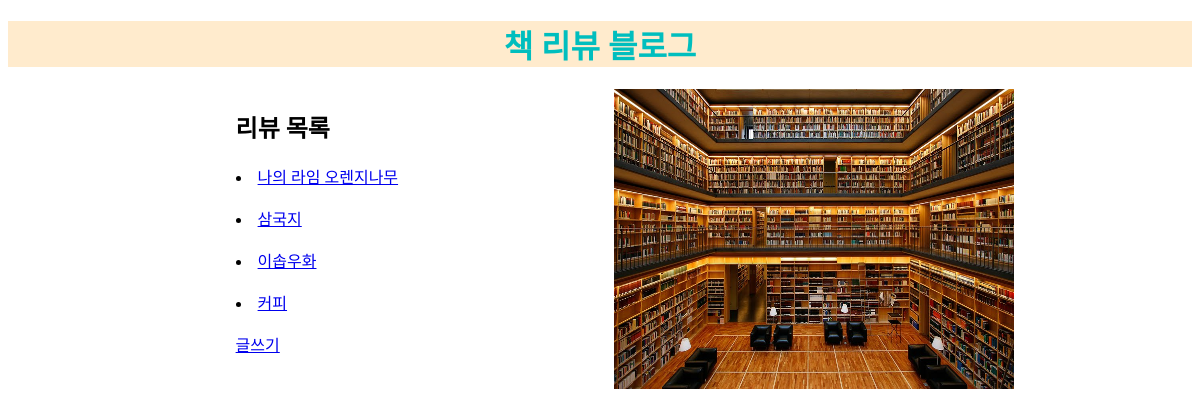
The page / on the database its author committed.
### blog/models.py (models this page shows, shortened)
class Post(models.Model):
    title = models.CharField(max_length=200)
    review = models.TextField()
    price = models.FloatField()
    one = '★'
    two = '★★'
    three = '★★★'
    four = '★★★★'
    five = '★★★★★'
    score_choices = (
        (one, '★'),
        (two, '★★'),
        (three, '★★★'),
        (four, '★★★★'),
        (five, '★★★★★')
    )
    starScore = models.CharField(
        max_length = 5,
        choices = score_choices,
        default = one
        )

### blog/views.py (the view)
# urls.py: 2. Add a URL to urlpatterns:  path('', views.home, name='home')
def home(request):
    posts = Post.objects.all()
    return render(request, 'home.html', {'posts':posts})

### blog/templates/home.html (shortened to what this page needs)
<!DOCTYPE html>
<html lang="en">
{% load staticfiles %}
<head>
    <link rel="stylesheet" type="text/css" href="{% static 'home.css' %}">
</head>
<body>
    <div class="heading">
        <h1 class="head-font"> 책 리뷰 블로그 </h1>
    </div>
    {% block content %}
    <div class="box">
        <div class="content-box">
            <h2> 리뷰 목록 </h2>
                {% for post in posts %}
                <li><a href="{% url 'detail' post.pk %}">{{ post.title }}</a></li><br>
                {% endfor %}
            <a href="{% url 'new' %}">글쓰기</a><br>
        </div>
    {% endblock %}
        <div class="image-box">
            <img src="{% static 'Library.jpg' %}">
        </div>
    </div>
</body>
</html>

### static/home.css (style rules this page uses)
.head-font { color: rgb(0, 190, 190); text-align: center; background-color: blanchedalmond; }
.box { height: 600px; display: flex; justify-content: space-between; flex-direction: row; margin: 0 15%; }
.content-box { height: 300px; width: 400px; padding-left: 50px; }
.image-box img { height: 300px; width: 400px; }

### rows shown on the page
Post: title "나의 라임 오렌지나무"
Post: title "삼국지"
Post: title "이솝우화"
Post: title "커피"
